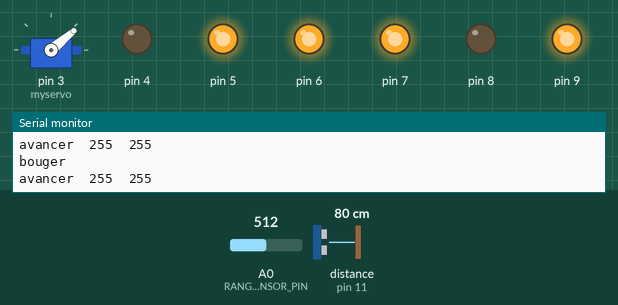
Recording of a sketch running on a simulated Arduino Uno, built with avr-gcc and run on an emulated ATmega328P. Shown: servo, output pins drawn as LEDs (lit = HIGH), the last lines printed to the serial monitor. The inputs (shaded band) are chosen by the test bench; at power-on: distance to the obstacle (sensor on pin 11) 80 cm, A0 (RANGE_SENSOR_PIN) = 512. The echo pulse lasts 58.3 µs per cm.

Above: at 4.26 s.
4.3 s: distance to the obstacle (sensor on pin 11) set to 250 cm
At 4.38 s:
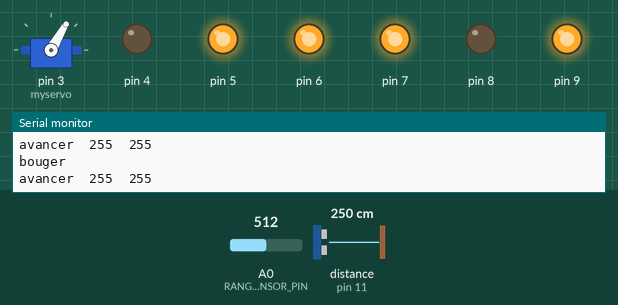
7.3 s: distance to the obstacle (sensor on pin 11) set to 2 cm
At 8.29 s:
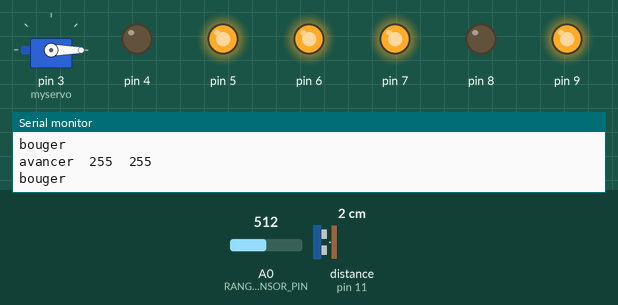
Timing chart, 0 to 16.3 s (numbered marks = the images above; inputs shaded):
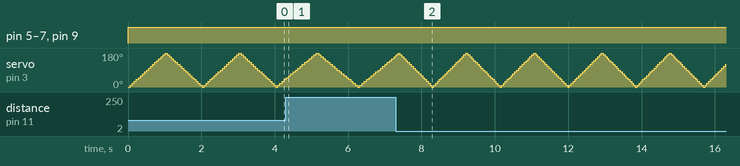

The sketch:

robotique10march.ino
```cpp
#include<NewPing.h>
#include<Servo.h>
#define RANGE_SENSOR_PIN 0
Servo myservo;
int x = 230;
int dist[180];
int dist2[180];
#define TRIGGER_PIN  12  // Arduino pin tied to trigger pin on the ultrasonic sensor.
#define ECHO_PIN     11  // Arduino pin tied to echo pin on the ultrasonic sensor.
#define MAX_DISTANCE 200 // Maximum distance we want to ping for (in centimeters). Maximum sensor distance is rated at 400-500cm.
NewPing sonar(TRIGGER_PIN, ECHO_PIN, MAX_DISTANCE);
float infra;
int ultra;
int i;
int juliette = 0;
int martin = 0;
void setup() {

  myservo.attach(3);
  myservo.write(90);
  // put your setup code here, to run once:
  pinMode(4, OUTPUT);
  pinMode(5, OUTPUT);
  pinMode(6, OUTPUT);
  pinMode(7, OUTPUT);
  pinMode(8, OUTPUT);
  pinMode(9, OUTPUT);
  Serial.begin(9600);

}

void loop() {
  bouger(255, 255);
  if (martin == 0) {
    for (int i = 0; i < 180; i += 10) {
      dist2[i/10] = sonar.ping_cm();
      dist[i/10] = 6944.31 * pow(analogRead(RANGE_SENSOR_PIN), -1.05);
      myservo.write(i);
      delay(50);
    }
  }
  if (martin == 1) {
    for (int i = 180; i > 0; i -= 10) {
      dist2[i/10] = sonar.ping_cm();
      dist[i/10] = 6944.31 * pow(analogRead(RANGE_SENSOR_PIN), -1.05);
      myservo.write(i);
      delay(50);
    }
  }
  if (martin == 1) {
    martin = 0;
  }
  else {
    martin = 1;
  }
  for(int a = 0;i<18;i++){
    int arg1 = 0;
    if (arg1<dist[i] || arg1<dist[i]){
      arg1 = dist[i];
    }

  }


}

bool peutavancer() {
  bool a = false;
  ultra = sonar.ping_cm();
  infra = 6944.31 * pow(analogRead(RANGE_SENSOR_PIN), -1.05);
  if ((ultra > 20 || ultra == 0) && infra > 20) {
    a = true;
  }
  return a;
}

void bouger(int x, int y) { //faire un mvt

  Serial.println("bouger");
  if (x == 0 && y == 0) {
    //arret
    Serial.print("arret  ");
    Serial.print(x);
    Serial.print("  ");
    Serial.println(y);
    digitalWrite(4, 0);
    digitalWrite(5, 0);
    analogWrite(6, x);
    digitalWrite(7, 0);
    digitalWrite(8, 0);
    analogWrite(9, y);
  }
  else if (x > 0 && y > 0) {
    //avancer
    Serial.print("avancer  ");
    Serial.print(x);
    Serial.print("  ");
    Serial.println(y);
    digitalWrite(4, 0);
    digitalWrite(5, 1);
    analogWrite(6, x);
    digitalWrite(7, 1);
    digitalWrite(8, 0);
    analogWrite(9, y);
  }
  else if (x < 0 && y < 0) {
    //reculer
    Serial.print("reculer  ");
    Serial.print(x);
    Serial.print("  ");
    Serial.println(y);
    x = -x;
    y = -y;
    digitalWrite(4, 1);
    digitalWrite(5, 0);
    analogWrite(6, x);
    digitalWrite(7, 0);
    digitalWrite(8, 1);
    analogWrite(9, y);
  }
  else if (x > 0 && y <= 0) {
    //droite
    Serial.print("droite  ");
    Serial.print(x);
    Serial.print("  ");
    Serial.println(y);
    y = -y;
    digitalWrite(4, 0);
    digitalWrite(5, 1);
    analogWrite(6, x);
    digitalWrite(7, 0 );
    digitalWrite(8, 1);
    analogWrite(9, y);
  }
  else {
    //gauche
    Serial.print("gauche  ");
    Serial.print(x);
    Serial.print("  ");
    Serial.println(y);
    x = -x;
    digitalWrite(4, 1);
    digitalWrite(5, 0);
    analogWrite(6, x);
    digitalWrite(7, 1);
    digitalWrite(8, 0);
    analogWrite(9, y);
  }
}
```
